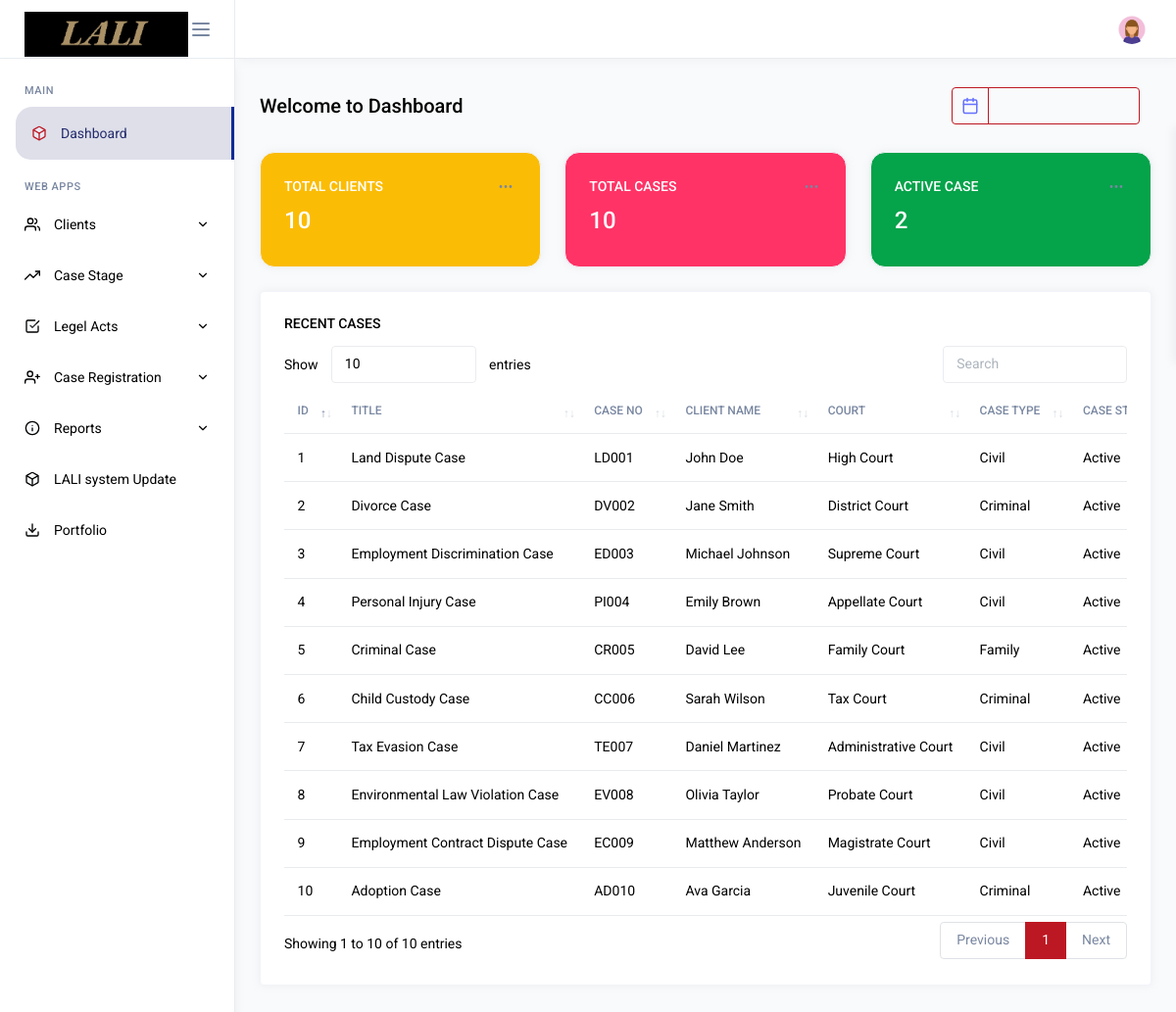
Page /control/dashboard.php (signed in) on the committed database.
### tables this page shows
CREATE TABLE `case_register` (
  `id` int(11) NOT NULL,
  `title` varchar(50) NOT NULL,
  `case_no` varchar(20) NOT NULL,
  `client_name` varchar(50) NOT NULL,
  `court` varchar(50) NOT NULL,
  `case_type` varchar(50) NOT NULL,
  `case_stage` varchar(50) NOT NULL,
  `legel_acts` varchar(50) NOT NULL,
  `description` varchar(100) NOT NULL,
  `filling_date` date NOT NULL,
  `hearing_date` date NOT NULL,
  `opposite_lawyer` varchar(50) NOT NULL,
  `total_fees` int(20) NOT NULL,
  `unpaid` int(20) NOT NULL
);

CREATE TABLE `clients` (
  `id` int(11) NOT NULL,
  `name` varchar(50) NOT NULL,
  `gender` varchar(10) NOT NULL,
  `dob` varchar(50) NOT NULL,
  `email` varchar(50) NOT NULL,
  `mobile` varchar(20) NOT NULL,
  `address` varchar(100) NOT NULL,
  `status` varchar(20) NOT NULL COMMENT '0-active,1-deactive'
);

CREATE TABLE `court` (
  `id` int(11) NOT NULL,
  `court_category` varchar(50) NOT NULL
);

CREATE TABLE `case_types` (
  `id` int(11) NOT NULL,
  `case_type` varchar(50) NOT NULL
);

### control/dashboard.php (the view, shortened to what this page needs)
<?php
   include("../auth/header.php");
   ?>
<?php include("../auth/sidebar.php");?>
<div class="page-content">
   <div class="d-flex justify-content-between align-items-center flex-wrap grid-margin">
      <div>
         <h4 class="mb-3 mb-md-0">Welcome to Dashboard</h4>
      </div>
      <div class="d-flex align-items-center flex-wrap text-nowrap">
         <div class="input-group date datepicker wd-200 me-2 mb-2 mb-md-0" id="dashboardDate">
            <span class="input-group-text input-group-addon bg-transparent border-primary"><i data-feather="calendar" class=" text-primary"></i></span>
            <input type="text" class="form-control border-primary bg-transparent">
         </div>
      </div>
   </div>
   <div class="row">
      <div class="col-12 col-xl-12 stretch-card">
         <div class="row flex-grow-1">
            <div class="col-md-4 grid-margin stretch-card">
               <div class="card bg-warning text-white box">
                  <div class="card-body">
                     <div class="d-flex justify-content-between align-items-baseline">
                        <h6 class="card-title mb-0">Total Clients</h6>
                        <div class="dropdown mb-2">
                           <button class="btn p-0" type="button" id="dropdownMenuButton" data-bs-toggle="dropdown" aria-haspopup="true" aria-expanded="false">
                           <i class="icon-lg text-muted pb-3px" data-feather="more-horizontal"></i>
                           </button>
                        </div>
                     </div>
                     <?php
                        include 'connection1.php';
                        $result = mysqli_query($conn,"SELECT * FROM clients");
                        $rows = mysqli_num_rows($result);
                        ?>
                     <div class="row">
                        <div class="col-6 col-md-12 col-xl-5">
                           <h3 class="mb-2"><?php echo $rows; ?></h3>
                        </div>
                     </div>
                  </div>
               </div>
            </div>
            <div class="col-md-4 grid-margin stretch-card">
               <div class="card bg-danger text-white box">
                  <div class="card-body">
                     <div class="d-flex justify-content-between align-items-baseline">
                        <h6 class="card-title mb-0">Total Cases</h6>
                        <div class="dropdown mb-2">
                           <button class="btn p-0" type="button" id="dropdownMenuButton1" data-bs-toggle="dropdown" aria-haspopup="true" aria-expanded="false">
                           <i class="icon-lg text-muted pb-3px" data-feather="more-horizontal"></i>
                           </button>
                        </div>
                     </div>
                     <?php
                        include 'connection1.php';
                        $result1 = mysqli_query($conn,"SELECT * FROM case_register");
                        $row1 = mysqli_num_rows($result1);
                        ?>
                     <div class="row">
                        <div class="col-6 col-md-12 col-xl-5">
                           <h3 class="mb-2"><?php echo $row1; ?></h3>
                        </div>
                     </div>
                  </div>
               </div>
            </div>
            <div class="col-md-4 grid-margin stretch-card">
               <div class="card bg-success text-white box">
                  <div class="card-body">
                     <div class="d-flex justify-content-between align-items-baseline">
                        <h6 class="card-title mb-0">Active Case</h6>
                        <div class="dropdown mb-2">
                           <button class="btn p-0" type="button" id="dropdownMenuButton2" data-bs-toggle="dropdown" aria-haspopup="true" aria-expanded="false">
                           <i class="icon-lg text-muted pb-3px" data-feather="more-horizontal"></i>
                           </button>
                        </div>
                     </div>
                     <?php
                        include 'connection1.php';
                        $results = mysqli_query($conn,"SELECT * FROM case_stage where status='0'");
                        $row2 = mysqli_num_rows($results);
                        ?>
                     <div class="row">
                        <div class="col-6 col-md-12 col-xl-5">
                           <h3 class="mb-2"><?php echo $row2; ?></h3>
                        </div>
                     </div>
                  </div>
               </div>
            </div>
         </div>
      </div>
   </div>
   <div class="row">
      <div class="col-md-12 grid-margin stretch-card">
         <div class="card">
            <div class="card-body">
               <h6 class="card-title">Recent cases</h6>
               <div class="table-responsive">
                  <table id="dataTableExample" class="table">
                     <thead>
                        <tr>
                           <th>Id</th>
                           <th>Title</th>
                           <th>Case No</th>
                           <th>Client Name</th>
                           <th>Court</th>
                           <th>Case Type</th>
                           <th>Case stage</th>
                        </tr>
                     </thead>
                     <tbody>
                        <?php
                           include 'connection1.php';
                           $case_sql = "select *,case_register.id as case_register_id, clients.name as clients_name from case_register,clients,case_types,court,case_stage,legel_acts where case_register.client_name = clients.id and case_register.case_type =case_types.id and case_register.court=court.id and case_register.case_stage = case_stage.id and case_register.legel_acts = legel_acts.id and filling_date >= '2022/04/01'";
                           $result = $conn->query($case_sql);
                           if($result->num_rows > 0){
                           while($row = $result->fetch_assoc()){
                           ?>
                        <tr>
                           <td class="sorting_1"><?=$row['case_register_id'];?></td>
                           <td class="sorting_1"><?=$row['title'];?></td>
                           <td class="sorting_1"><?=$row['case_no'];?></td>
                           <td class="sorting_1"><?=$row['clients_name'];?></td>
                           <td class="sorting_1"><?=$row['court_category'];?></td>
                           <td class="sorting_1"><?=$row['case_type'];?></td>
                           <td class="sorting_1"><?php  if($row['status']=="0")
                              echo "Active";
                               else
                              echo "Inactive";?></td>
                        </tr>
                        <?php
                           }
                           }
                           else{
                           	echo"sql error".$sql."<br>".$conn->error;
                           }
                           ?>
                     </tbody>
                  </table>
               </div>
            </div>
         </div>
      </div>
   </div>
</div>
<?php
   include("../auth/footer.php");
    ?>

### auth/header.php (shortened to what this page needs)
<!DOCTYPE html>
<link rel="stylesheet" href="../assets/vendors/core/core.css">
<link rel="stylesheet" href="../assets/vendors/bootstrap-datepicker/bootstrap-datepicker.min.css">
<link rel="stylesheet" href="../assets/vendors/datatables.net-bs4/dataTables.bootstrap4.css">
<link rel="stylesheet" href="../assets/fonts/feather-font/css/iconfont.css">
<link rel="stylesheet" href="../assets/vendors/flag-icon-css/css/flag-icon.min.css">
<link rel="stylesheet" href="https://cdnjs.cloudflare.com/ajax/libs/font-awesome/6.5.1/css/all.min.css" />
<link rel="stylesheet" href="../assets/css/demo1/style.css">
</head>
<body>
   <div class="main-wrapper">
   <div class="page-wrapper">
   <nav class="navbar">
      <div class="navbar-content">
         <ul class="navbar-nav">
            <li class="nav-item dropdown">
               <a class="nav-link dropdown-toggle" href="#" id="profileDropdown" role="button" data-bs-toggle="dropdown" aria-haspopup="true" aria-expanded="false">
                  <?php
                     include("connection1.php");
                     $sql = "select * from admin";
                     $result = $conn->query($sql);
                     if($result->num_rows > 0){
                      while($row = $result->fetch_array()){
                                   ?>
                  <img class="wd-30 ht-30 rounded-circle" src="image/<?php echo $row['photo'];?>" alt="profile">
                  <?php
                     }
                     }
                     else{
                     echo "sql error".$sql."<br>".$conn->error;
                     }
                     ?>
               </a>
            </li>
         </ul>
      </div>
   </nav>

### auth/sidebar.php (shortened to what this page needs)
<nav class="sidebar">
   <div class="sidebar-header">
      <img src="../assets/logo.jpg" style="height: 56px;padding-top: 10px;">
      <div class="sidebar-toggler not-active">
         <span></span>
         <span></span>
         <span></span>
      </div>
   </div>
   <div class="sidebar-body">
      <ul class="nav">
         <li class="nav-item nav-category">Main</li>
         <li class="nav-item">
            <a href="dashboard.php" class="nav-link">
            <i class="link-icon" data-feather="box"></i>
            <span class="link-title">Dashboard</span>
            </a>
         </li>
         <li class="nav-item nav-category">web apps</li>
         <li class="nav-item">
            <a class="nav-link" data-bs-toggle="collapse" href="#emails" role="button" aria-expanded="false" aria-controls="emails">
            <i class="link-icon" data-feather="users"></i>
            <span class="link-title">Clients</span>
            <i class="link-arrow" data-feather="chevron-down"></i>
            </a>
         </li>
         <li class="nav-item">
            <a class="nav-link" data-bs-toggle="collapse" href="#emails1" role="button" aria-expanded="false" aria-controls="emails">
            <i class="link-icon" data-feather="trending-up"></i>
            <span class="link-title">Case Stage</span>
            <i class="link-arrow" data-feather="chevron-down"></i>
            </a>
         </li>
         <li class="nav-item">
            <a class="nav-link" data-bs-toggle="collapse" href="#emails2" role="button" aria-expanded="false" aria-controls="emails">
            <i class="link-icon" data-feather="check-square"></i>
            <span class="link-title">Legel Acts</span>
            <i class="link-arrow" data-feather="chevron-down"></i>
            </a>
         </li>
         <li class="nav-item">
            <a class="nav-link" data-bs-toggle="collapse" href="#emails3" role="button" aria-expanded="false" aria-controls="emails">
            <i class="link-icon" data-feather="user-plus"></i>
            <span class="link-title">Case Registration</span>
            <i class="link-arrow" data-feather="chevron-down"></i>
            </a>
         </li>
         <li class="nav-item">
            <a class="nav-link" data-bs-toggle="collapse" href="#emails4" role="button" aria-expanded="false" aria-controls="emails">
            <i class="link-icon" data-feather="info"></i>
            <span class="link-title">Reports</span>
            <i class="link-arrow" data-feather="chevron-down"></i>
            </a>
         </li>
          <li class="nav-item">
            <a href="#" target="_blank" class="nav-link">
            <i class="link-icon" data-feather="box"></i>
            <span class="link-title">LALI system Update</span>
            </a>
         </li>
<li class="nav-item">
            <a href="#" target="_blank" class="nav-link">
            <i class="link-icon" data-feather="download"></i>
            <span class="link-title">Portfolio</span>
            </a>
         </li>
      </ul>
   </div>
</nav>

### auth/footer.php (shortened to what this page needs)
</div>
</div>

### rows in the picture
case_register: id "1", title "Land Dispute Case", case_no "LD001", clients.name "John Doe", court.court_category "High Court", case_types.case_type "Civil"
case_register: id "2", title "Divorce Case", case_no "DV002", clients.name "Jane Smith", court.court_category "District Court", case_types.case_type "Criminal"
case_register: id "3", title "Employment Discrimination Case", case_no "ED003", clients.name "Michael Johnson", court.court_category "Supreme Court", case_types.case_type "Civil"
case_register: id "4", title "Personal Injury Case", case_no "PI004", clients.name "Emily Brown", court.court_category "Appellate Court", case_types.case_type "Civil"
case_register: id "5", title "Criminal Case", case_no "CR005", clients.name "David Lee", court.court_category "Family Court", case_types.case_type "Family"
case_register: id "6", title "Child Custody Case", case_no "CC006", clients.name "Sarah Wilson", court.court_category "Tax Court", case_types.case_type "Criminal"
case_register: id "7", title "Tax Evasion Case", case_no "TE007", clients.name "Daniel Martinez", court.court_category "Administrative Court", case_types.case_type "Civil"
case_register: id "8", title "Environmental Law Violation Case", case_no "EV008", clients.name "Olivia Taylor", court.court_category "Probate Court", case_types.case_type "Civil"
case_register: id "9", title "Employment Contract Dispute Case", case_no "EC009", clients.name "Matthew Anderson", court.court_category "Magistrate Court", case_types.case_type "Civil"
case_register: id "10", title "Adoption Case", case_no "AD010", clients.name "Ava Garcia", court.court_category "Juvenile Court", case_types.case_type "Criminal"

### other values in the picture
$rows "10"
$row1 "10"
$row2 "2"
